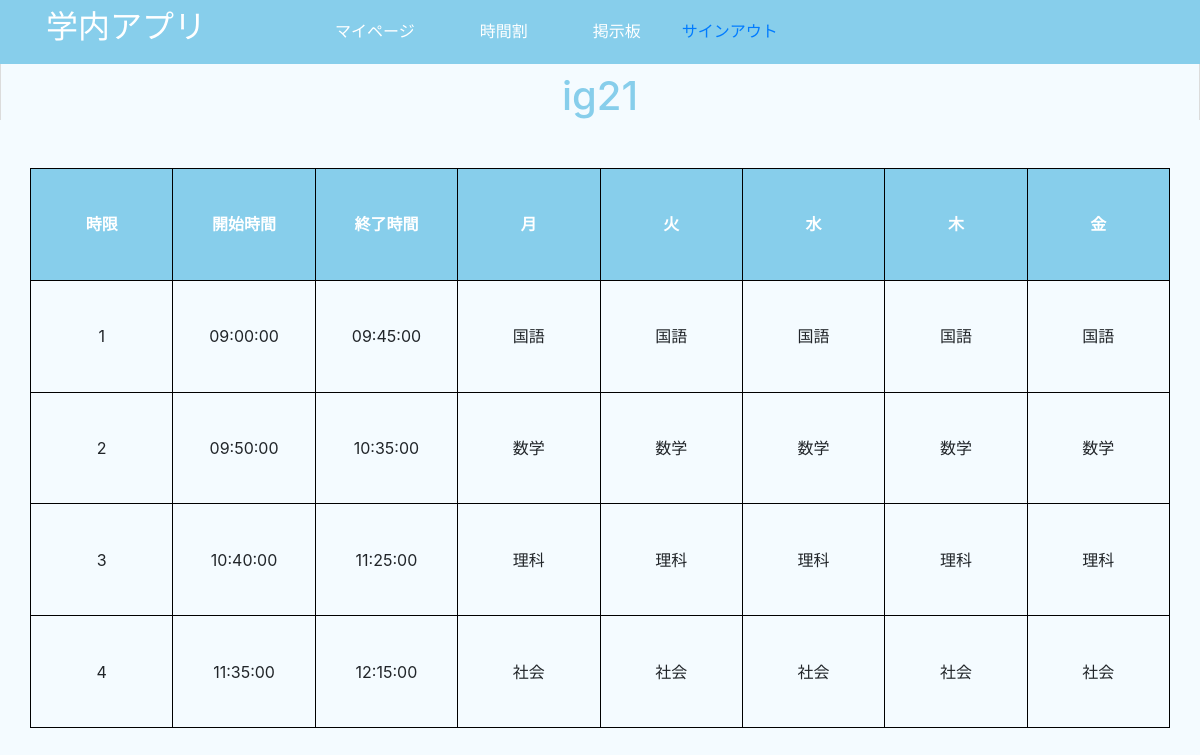
The app's page /php/subPage/時間割/Timeable.php (signed in) with its own data.
### tables this page shows
CREATE TABLE `ig21` (
  `times_id` int(11) NOT NULL,
  `start_time` time NOT NULL,
  `ending_time` time NOT NULL,
  `subjects_id_monday` varchar(40) DEFAULT NULL,
  `subjects_id_tuesday` varchar(40) DEFAULT NULL,
  `subjects_id_wednesday` varchar(40) DEFAULT NULL,
  `subjects_id_thursday` varchar(40) DEFAULT NULL,
  `subjects_id_friday` varchar(40) DEFAULT NULL
);

### php/subPage/Components/user_check.php (called while the page is built, shortened)
<?php
if(isset($_SESSION['user'])){
    $user = $_SESSION['user'];
}else{
    header('Location: ../error_page.php');
    exit;
}
?>

### php/subPage/時間割/Timeable.php (the view, shortened to what this page needs)
<?php
function Get_TimeTable($pdo,$my_class)
{
    try{
        $sql = "SELECT * FROM `{$my_class}`";
        $stmt = $pdo->prepare($sql);
        $stmt->execute();
        $timeTable = $stmt->fetchall(PDO::FETCH_BOTH);
        return $timeTable;
    }catch (PDOException $e) {
        header('Location: ../error_page.php');
        exit;
    }
}
require_once('../Components/user_check.php');
require_once('../Components/connect.php');
$pdo = TimeTable();
$header = ["時限","開始時間","終了時間","月","火","水","木","金"];
$my_class = $user['classes_id'];
$timeTable = Get_TimeTable($pdo,$my_class);
?>
<!DOCTYPE html>
<html lang="en">
<head>
    <link rel="stylesheet" href="../../../css/sample.css">
    <link rel="stylesheet" href="../../../css/bootstrap.css">
    <link rel="stylesheet" href="timetable.css?<?php echo date("YmdHis"); ?>">
</head>
<body class="bg-lsBlue">
<?php include("../Components/nav.php")?>
    <br>
    <div class="container">
        <h1 class="ClassName"><?= $my_class ?></h1>
        <table class="mt-5 container"style="top:15%;">
            <?php for ($parent = 0 ; $parent < count($timeTable) ; $parent++) : ?>
                <tr>
                    <?php if ($parent == 0) : ?>
                        <?php for ($index = 0 ; $index < count($timeTable[$parent])/2 ; $index++) : ?>
                            <th style="width:10%";><?= $header[$index]?></th>
                        <?php endfor; ?>
                    <?php endif; ?>
                </tr>
                <tr>
                    <?php for ($child = 0 ; $child < count($timeTable[$parent])/2 ; $child++) : ?>
                        <td><?= $timeTable[$parent][$child]?></td>
                    <?php endfor; ?>
                </tr>
            <?php endfor; ?>
        </table>
    </div>
</body>
</html>

### php/subPage/Components/nav.php (shortened to what this page needs)
<span class="defBarColor fixed-top" style="width: 100%;height:4em;;"><h1>　</h1>
<nav class="container navbar navbar-expand-lg fixed-top navbar-light defBarColor">
    <h2><a class="" href="../index.php" style="color:white;">学内アプリ</a></h2>
    <div class="collapse navbar-collapse" id="contents">
            <span class="row ref_992">
                <a class="nav-link row" href="../出席管理/my_page.php" style="color:white;">マイページ</a>
                <a class="nav-link row ml-5" href="../時間割/Timeable.php" style="color:white";>時間割</a>
                <a class="nav-link row ml-5" href="../掲示板/board.php" style="color:white";>掲示板</a>
                <a href="../sign_out.php" class="nav-link float-right ml-4">サインアウト</a>
        </div>
    </nav>
</span>
<br><br>

### css/sample.css (style rules this page uses)
* { margin: 0; padding: 0; }
body { border-left:solid gainsboro 0.1em; border-right:solid gainsboro 0.1em; }
.defBarColor { background:skyblue; }
.bg-lsBlue { background-color: rgb(244, 251, 255); }
@media screen and (min-width:992px) { .ref_992 { margin-left: 8em!important; } }

### php/subPage/時間割/timetable.css (style rules this page uses)
.ClassName { text-align: center; color: skyblue; }
table { border-collapse: collapse; width: 70%; height: 70%; top: 0; bottom: 0; left: 0; right: 0; position: absolute; margin: auto; }
table th, table td { text-align:center; border: solid 1px black; }
th { color: white; background: skyblue; }

### records on screen
ig21: times_id "1", start_time "09:00:00", ending_time "09:45:00", subjects_id_monday "国語", subjects_id_tuesday "国語", subjects_id_wednesday "国語", subjects_id_thursday "国語", subjects_id_friday "国語"
ig21: times_id "2", start_time "09:50:00", ending_time "10:35:00", subjects_id_monday "数学", subjects_id_tuesday "数学", subjects_id_wednesday "数学", subjects_id_thursday "数学", subjects_id_friday "数学"
ig21: times_id "3", start_time "10:40:00", ending_time "11:25:00", subjects_id_monday "理科", subjects_id_tuesday "理科", subjects_id_wednesday "理科", subjects_id_thursday "理科", subjects_id_friday "理科"
ig21: times_id "4", start_time "11:35:00", ending_time "12:15:00", subjects_id_monday "社会", subjects_id_tuesday "社会", subjects_id_wednesday "社会", subjects_id_thursday "社会", subjects_id_friday "社会"

### other values on screen
$my_class "ig21"
$header[$index] "時限"
$header[$index] "開始時間"
$header[$index] "終了時間"
$header[$index] "月"
$header[$index] "火"
$header[$index] "水"
$header[$index] "木"
$header[$index] "金"
